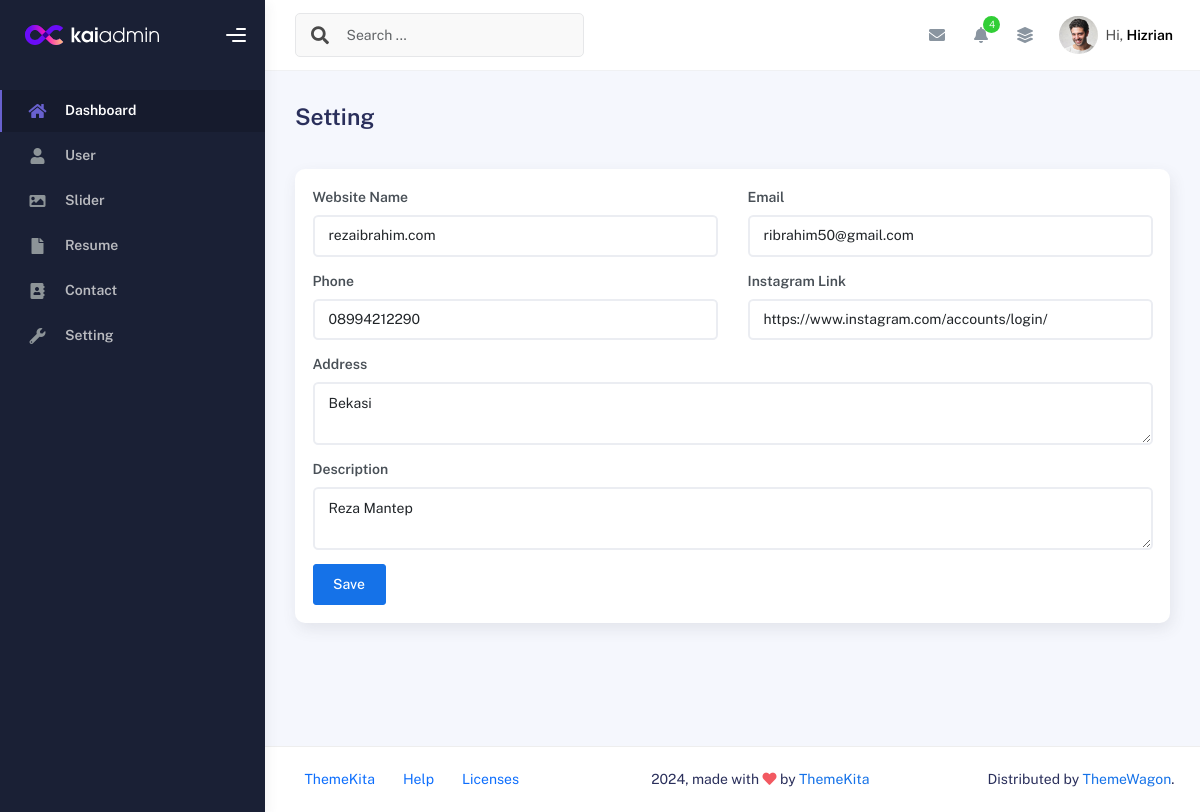
The page /project-crud/setting.php (signed in) on the database its author committed.
### tables this page shows
CREATE TABLE `settings` (
  `id` int(11) NOT NULL,
  `website_name` varchar(50) NOT NULL,
  `email` varchar(50) NOT NULL,
  `phone` varchar(15) NOT NULL,
  `address` text NOT NULL,
  `description` varchar(200) DEFAULT NULL,
  `ig` varchar(50) DEFAULT NULL,
  `created_at` timestamp NOT NULL DEFAULT current_timestamp(),
  `updated_at` timestamp NULL DEFAULT NULL ON UPDATE current_timestamp()
);

### project-crud/setting.php (the view, shortened to what this page needs)
<?php
include 'config/koneksi.php';
$query = mysqli_query($conn, "SELECT * FROM settings LIMIT 1");
$row  = mysqli_fetch_assoc($query);
?>
<!DOCTYPE html>
<html lang="en">
<head>
  <?php
  include "inc/css.php";
  ?>
</head>
<body>
  <div class="wrapper">
    <?php
    include "inc/sidebar.php";
    ?>
    <div class="main-panel">
      <div class="main-header">
        <?php
        include "inc/navbar.php";
        ?>
      </div>
      <div class="container">
        <div class="page-inner">
          <div
            class="d-flex align-items-left align-items-md-center flex-column flex-md-row pt-2 pb-4">
            <div>
              <h3 class="fw-bold mb-3">Setting</h3>
            </div>
          </div>
          <div class="row">
            <div class="col-sm-6 col-md-12">
              <div class="card">
                <div class="card-body">
                  <form action="" method="post">
                    <div class="row">
                      <div class="col-sm-6">
                        <div class="mb-3">
                          <label for="" class="form-label fw-bold">Website Name</label>
                          <input type="text" name="website_name" class="form-control"
                            required value="<?php echo isset($row) ? $row['website_name'] : '' ?>">
                        </div>
                        <div class="mb-3">
                          <label for="" class="form-label fw-bold">Phone</label>
                          <input type="number" name="phone" class="form-control"
                            value="<?php echo isset($row) ? $row['phone'] : '' ?>">
                        </div>
                      </div>
                      <div class="col-sm-6">
                        <div class="mb-3">
                          <label for="" class="form-label fw-bold">Email</label>
                          <input type="email" name="email" class="form-control"
                            required value="<?php echo isset($row) ? $row['email'] : '' ?>">
                        </div>
                        <div class="mb-3">
                          <label for="" class="form-label fw-bold">Instagram Link</label>
                          <input type="text" name="ig" class="form-control" value="<?php echo isset($row) ? $row['ig'] : '' ?>">
                        </div>
                      </div>
                    </div>
                    <div class="row">
                      <div class="col-lg-12">
                        <div class="mb-3">
                          <label for="" class="form-label fw-bold">Address</label>
                          <textarea name="address" id="" class="form-control"><?php echo isset($row) ? $row['address'] : '' ?></textarea>
                        </div>
                        <div class="mb-3">
                          <label for="" class="form-label fw-bold">Description</label>
                          <textarea name="description" id="" class="form-control"><?php echo isset($row) ? $row['description'] : '' ?></textarea>
                        </div>
                        <button class="btn btn-primary" type="submit" name="save">Save</button>
                      </div>
                    </div>
                  </form>
                </div>
              </div>
            </div>
          </div>
        </div>
      </div>
      <footer class="footer">
        <div class="container-fluid d-flex justify-content-between">
          <nav class="pull-left">
            <ul class="nav">
              <li class="nav-item">
                <a class="nav-link" href="http://www.themekita.com">
                  ThemeKita
                </a>
              </li>
              <li class="nav-item">
                <a class="nav-link" href="#"> Help </a>
              </li>
              <li class="nav-item">
                <a class="nav-link" href="#"> Licenses </a>
              </li>
            </ul>
          </nav>
          <div class="copyright">
            2024, made with <i class="fa fa-heart heart text-danger"></i> by
            <a href="http://www.themekita.com">ThemeKita</a>
          </div>
          <div>
            Distributed by
            <a target="_blank" href="https://themewagon.com/">ThemeWagon</a>.
          </div>
        </div>
      </footer>
    </div>
  </div>
</body>
</html>

### rows shown on the page
settings: website_name "rezaibrahim.com", phone "08994212290", email "ribrahim50@gmail.com", ig "https://www.instagram.com/accounts/login/", address "Bekasi", description "Reza Mantep"
